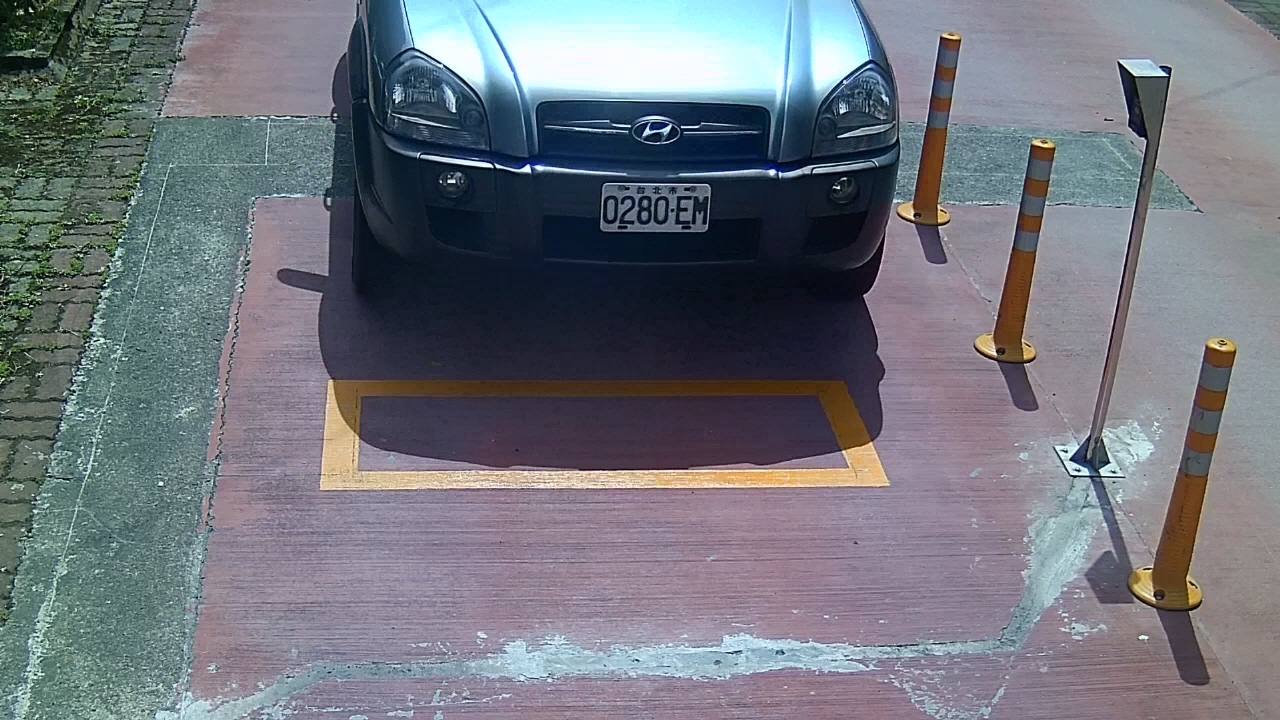
#> input picture Final Project/plate/001.jpg, 1280 x 720 px; its folder holds only this picture in this run
$ python main.py
#> lines starting #> are read from the running program, lines starting #| are printed output that depends on the picture; after the words box and inside, x2 and y2 are one past the last pixel; in counts of white or black regions, pixels touching at a corner belong together
import cv2 as cv
import numpy as np
import sys
from skimage.measure import label, regionprops
from skimage.morphology import remove_small_objects
from skimage.segmentation import clear_border
from skimage.util import img_as_ubyte, img_as_bool


def main(imshow=False):

#> called with imshow = True
    f = open("output/output.txt", "w+")

    for name in range(1, 21):
        ''' Read Car Image '''
        fname = f"{str(name).zfill(3)}.jpg"
        f.write(f"{fname}\r\n")

        car = cv.imread(f"plate/{fname}")
#> car is the input picture: shape (720, 1280, 3); mean B, G, R 124.4, 116.5, 112.4
        if car is None:
            print("Car image is empty")
            sys.exit(0)

        ''' Find Region Of Intrest '''
        car_ori = car[120:490, 320:890]
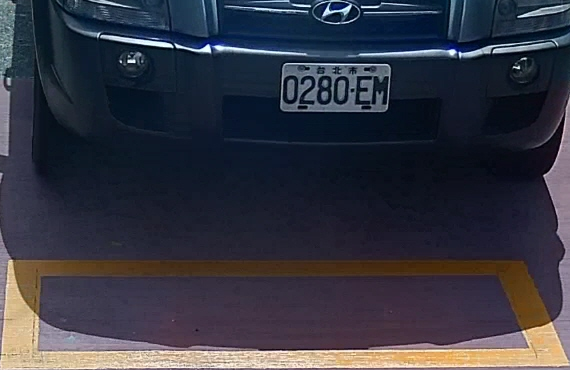
#> car_ori: shape (370, 570, 3); mean B, G, R 65.2, 53.7, 52.6
        car_hsv = cv.cvtColor(car_ori, cv.COLOR_BGR2HSV)
#> car_hsv: shape (370, 570, 3); mean H, S, V 106.2, 121.2, 72.1
        car_v = cv.split(car_hsv)[2]
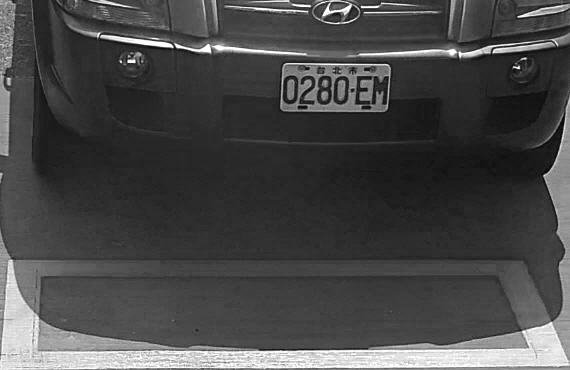
#> car_v: shape (370, 570); min 6, max 255, mean 72.1

        ''' Histogram Equalization'''
        car_eq = cv.equalizeHist(car_v)
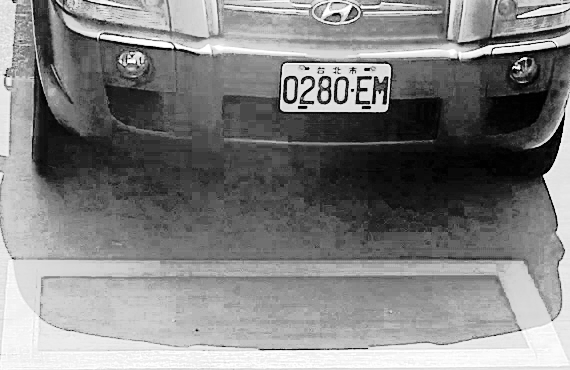
#> car_eq: shape (370, 570); min 0, max 255, mean 129.2

        ''' Thresholding '''
        car_th = cv.adaptiveThreshold(car_eq, 255,
                                      cv.ADAPTIVE_THRESH_GAUSSIAN_C,
                                      cv.THRESH_BINARY_INV,
                                      15, -3)
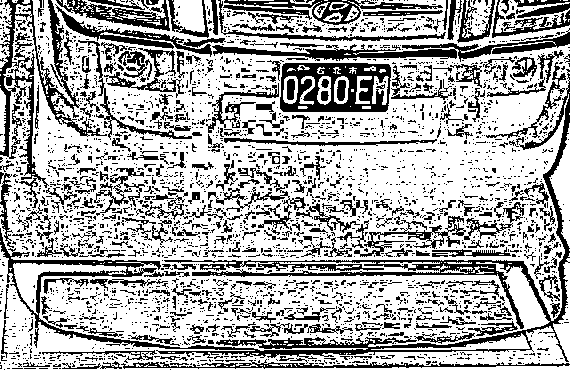
#> car_th: shape (370, 570); 67.5% white; 3034 black regions (2643 under 20 px), largest, box (x1, y1, x2, y2) and area: (0, 69, 570, 362) 10596, (0, 0, 107, 208) 4009, (280, 63, 391, 112) 3297

        ''' Cleanup '''
        car_cls = clear_border(img_as_bool(car_th))
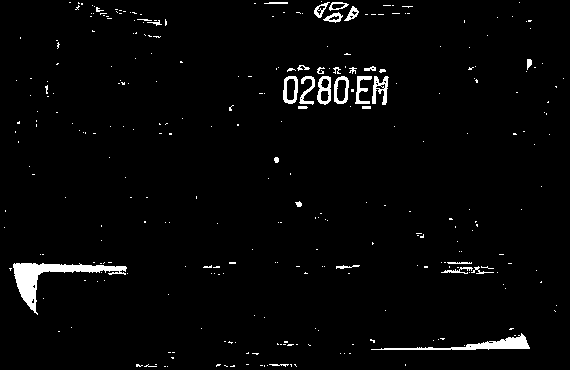
#> car_cls: shape (370, 570) bool; 2.6% white; 307 white regions (276 under 20 px), largest, box (x1, y1, x2, y2) and area: (13, 263, 127, 315) 1478, (371, 333, 530, 350) 750, (372, 76, 389, 105) 251
        car_cls = img_as_ubyte(remove_small_objects(car_cls, 95))
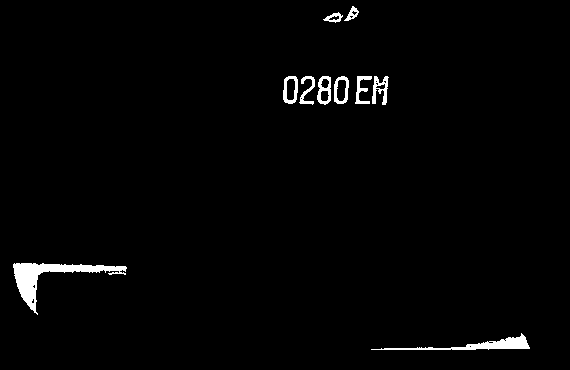
#> car_cls: shape (370, 570); 1.7% white; 10 white regions

        if imshow:
            cv.imshow("Thresholding", car_th)
            cv.imshow("Cleanup", car_cls)

        ''' label image regions '''
        car_label = label(car_cls)
#> car_label: shape (370, 570) int64; 11 distinct labels, from 0 to 10
        regions = regionprops(car_label)
#> regions = 10 regions; largest, box (x1, y1, x2, y2) and area: (13, 263, 127, 315) 1477, (371, 333, 530, 350) 748, (372, 76, 389, 105) 247, (317, 76, 331, 105) 222, (283, 76, 298, 104) 216
        regions_idx = []
        bbox = []
        char_total = 0
        height = []

        for idx, region in enumerate(regions):
            if region.area > 350:
                continue

            minr, minc, maxr, maxc = region.bbox
            w, h = maxc - minc, maxr - minr

            # take regions with large enough areas
            if 5 <= w <= 25 and 20 <= h <= 40 and 0.15 <= w / h <= 1:
                height.append(h / 2 + minr)
                regions_idx.append(idx)
#> this loop made 10 passes
#> (minr, minc, maxr, maxc, w, h) on passes 1 to 8: (6, 344, 21, 359, 15, 15), (12, 323, 23, 343, 20, 11), (76, 283, 104, 298, 15, 28), (76, 299, 105, 315, 16, 29), (76, 317, 105, 331, 14, 29), (76, 334, 104, 349, 15, 28), (76, 355, 104, 372, 17, 28), (76, 372, 105, 389, 17, 29)
#> after the loop, height = [90, 90.5, 90.5, 90, 90, 90.5]; regions_idx = [2, 3, 4, 5, 6, 7]

        h = np.median(height)
#> h = 90.25
        for idx in regions_idx:
            minr, minc, maxr, maxc = regions[idx].bbox
            if minr <= h <= maxr:
                char_total += 1
                minc += 320
                minr += 120
                maxc += 320
                maxr += 120
                bbox.append([minc, minr, maxc, maxr])
                cv.rectangle(car, (minc, minr), (maxc, maxr), (0, 0, 255), 2)
#> this loop made 6 passes
#> (minc, maxr, maxc) on passes 1 to 6: (603, 224, 618), (619, 225, 635), (637, 225, 651), (654, 224, 669), (675, 224, 692), (692, 225, 709)
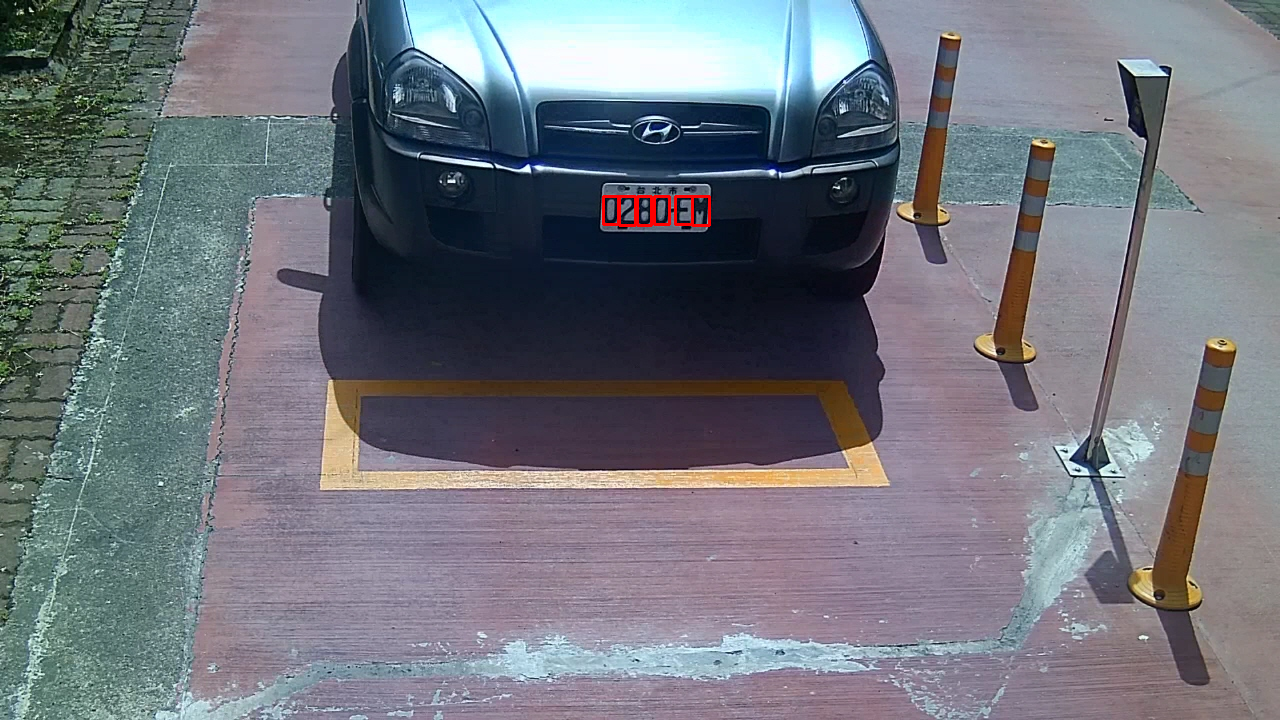
#> car: shape (720, 1280, 3); 0.15% of pixels changed, all inside (x1, y1, x2, y2) = (602, 195, 711, 227)
#> after the loop, bbox = [[603, 196, 618, 224], [619, 196, 635, 225], [637, 196, 651, 225], [654, 196, 669, 224], [675, 196, 692, 224], [692, 196, 709, 225]]; char_total = 6

        bbox.sort(key=lambda x: x[0])
        for box in bbox:
            f.write(f"{box[0]} {box[1]} {box[2]} {box[3]}\r\n")
#> this loop made 6 passes

        if imshow:
            cv.imshow(fname, car)
            cv.waitKey(0)
            cv.destroyWindow(fname)

        print(f"{fname}: {char_total} bounding box detected.")
#| 001.jpg: 6 bounding box detected.
        cv.imwrite(f"plate/{fname}", car)

    f.close()
    cv.destroyAllWindows()


if __name__ == "__main__":
    main(True)
#> (the program exits here)
